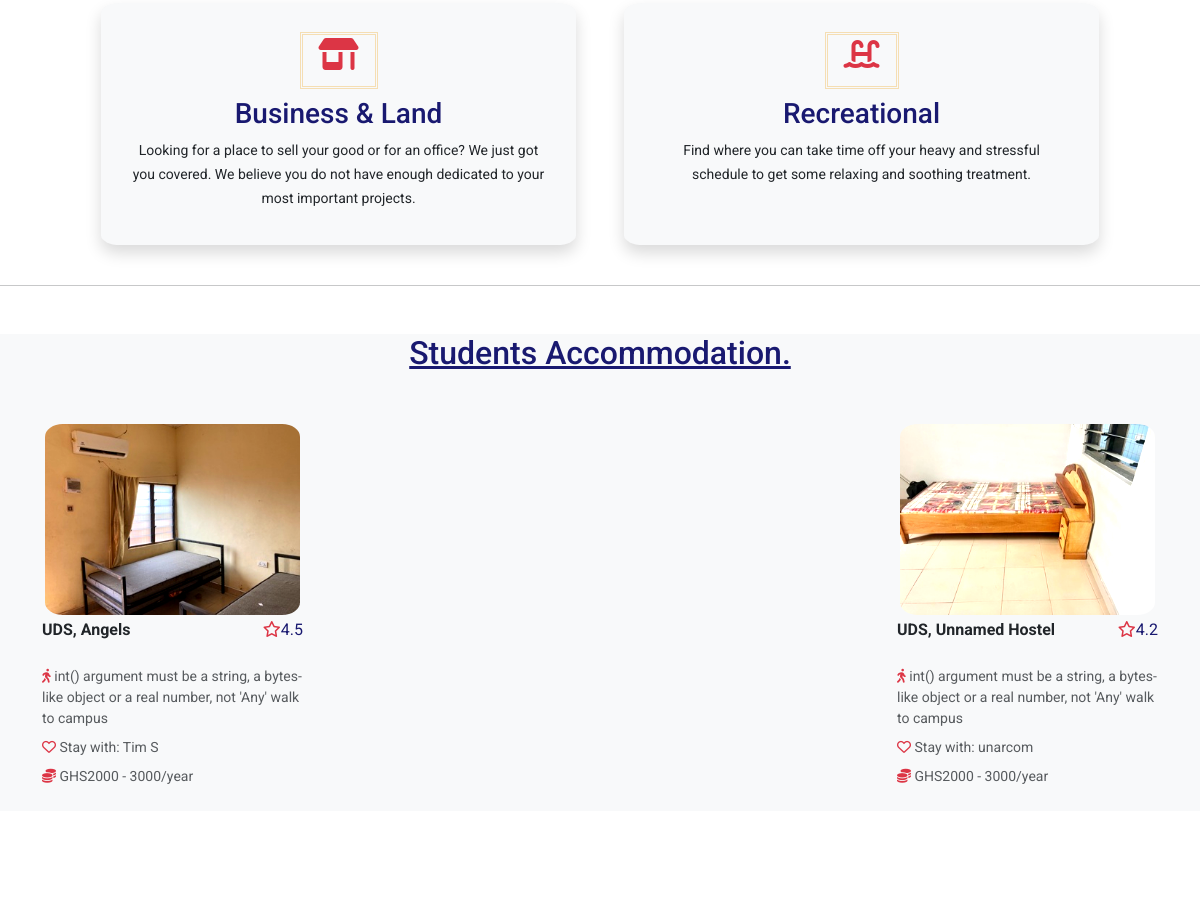
The app's page / (middle part), older data.
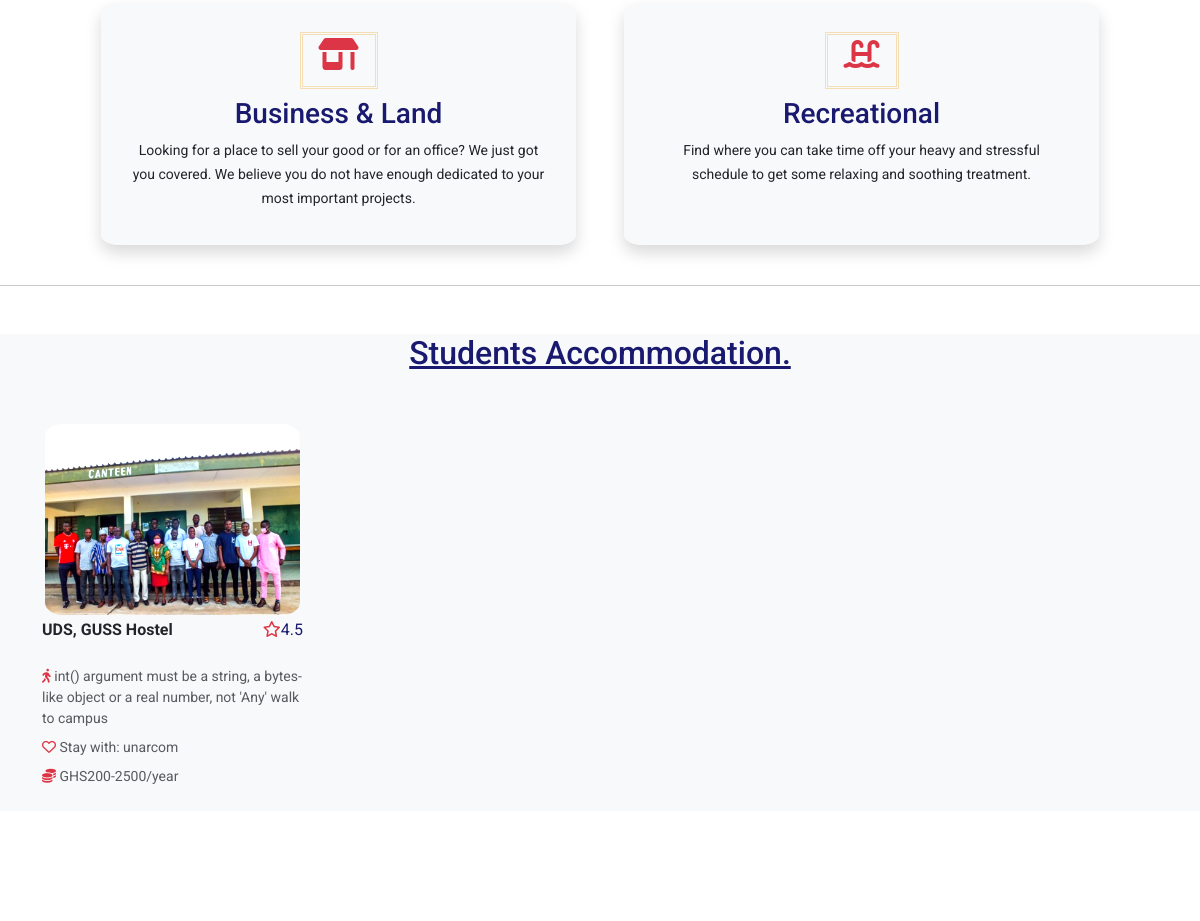
The same page, newer data.
### hostels/models.py (models this page shows, shortened)
class Hostel(models.Model):
    created_by = models.ForeignKey(user, on_delete=models.CASCADE)
    owner_name = models.CharField(max_length=100, default='unarcom', help_text='Enter name of hostel owner')
    school = models.ForeignKey(School, on_delete=models.CASCADE)
    campus = models.CharField(max_length=100, default='Main Campus', help_text='Enter campus the hostel is located')
    hostel_name = models.CharField(max_length=50, default='unnamed hostel')
    contact = models.CharField(help_text='0589 693 6595', max_length=10)
    display_image = models.ImageField(blank=True, upload_to='unarcom/hostel/images', default=None)
    date_added = models.DateTimeField(default=timezone.now)
    no_of_rooms = models.PositiveIntegerField(help_text='E.g 20')
    description = RichTextUploadingField()
    hostel_coordinates = models.CharField(max_length=100, help_text='latitude, longitude')
    cost_range = models.CharField(max_length=200, help_text='4500')
    duration_of_rent = models.PositiveIntegerField(help_text='2')
    wifi = models.CharField(max_length=50)
    amenities = models.ManyToManyField(Amenities)
    account_number = models.CharField(max_length=100, null=True, blank=True)
    account_name = models.CharField(max_length=100)
    rating = models.DecimalField(max_digits=10, decimal_places=1)
    '''
    trimming images to an appropriate size before saving to the database
    '''
    '''
    a method to get the cost of a romm
    '''
    '''
    calculating the distance of the hostel to the campus
    '''
    def get_dist(self):
        try:
            time_to_walk = calc_distance(hostel_coordinates=self.hostel_coordinates, school_coordinates=self.school.school_coordinates)
        except Exception as e:
            return e
        return time_to_walk

class School(models.Model):
    name = models.CharField(max_length=100)
    city = models.CharField(max_length=100)
    region = models.CharField(max_length=100)
    school_coordinates = models.CharField(max_length=100)
    '''
    return the name of the school
    '''

### hostels/views.py (the view)
# urls.py: path('', HomeView.as_view(), name='home'),
class HomeView(ListView):
    model = Hostel
    template_name = 'hostels/index.html'
    context_object_name = 'hostels'
    slug_url_kwarg = 'pk'
    def get_context_data(self, **kwargs):
        context = super(HomeView, self).get_context_data(**kwargs)
        context['hostels'] = context['hostels'][0:12]
        ip = find_ip_address(self.request)
        print(f'Your IP is: {ip}')
        return context

### hostels/distance.py (called while the page is built)
def calc_distance(hostel_coordinates, school_coordinates):
	lat, longi = school_coordinates.split(',')
	'''
	converting str points to float
	'''
	lat = float(lat)
	longi = float(longi)
	host_lat, host_longi = hostel_coordinates.split(',')
	host_lat = float(host_lat)
	host_longi = float(host_longi)
	geod = Geodesic.WGS84
	res = geod.Inverse(lat, longi, host_lat, host_longi)
	'''
	assume an average person walks 80m in a minute
	'''
	dist = res['s12']
	average_walking_time = int(dist / 80)
	return f'{average_walking_time} mins'

def find_ip_address(request):
	x_forwarded_for = request.META.get('HTTP_X_FORWARDED_FOR')
	if x_forwarded_for:
		ip = x_forwarded_for.split(',')[0]
		return ip
	else:
		ip = request.META.get('REMOTE_ADDR')
		return ip

### hostels/templates/hostels/index.html (shortened to what this page needs)
{% extends 'hostels/base.html' %} {% load static %}  {% block content %}
<section class="mt-5">
  <div class="container">
    <div class="row d-flex justify-content-center sm-margin">
      <div
        class="col-md-5 m-4 py-3 d-hover bg-light shadow d-flex justify-content-center"
        data-aos="fade-up"
      >
        <a href="{% url 'lands' %}" class="text-center service-link p-3">
          <div>
            <span class="border-icon p-3">
              <i class="fa-solid fa-shop fa-2x text-danger"></i>
            </span>
          </div>
          <h3 class="pt-1 mt-2 pt-3">Business & Land</h3>
          <small class="text-dark text-center"
            >Looking for a place to sell your good or for an office? We just got
            you covered. We believe you do not have enough dedicated to your
            most important projects.</small
          >
        </a>
      </div>
      <div
        class="col-md-5 m-4 py-3 d-hover bg-light shadow d-flex justify-content-center"
        data-aos="fade-up"
      >
        <a href="{% url 'recreational' %}" class="text-center service-link p-3">
          <div>
            <span class="border-icon p-3">
              <i class="fa-solid fa-water-ladder fa-2x text-danger"></i>
            </span>
          </div>
          <h3 class="pt-1 mt-2 pt-3">Recreational</h3>
          <small class="text-dark text-center"
            >Find where you can take time off your heavy and stressful schedule
            to get some relaxing and soothing treatment.</small
          >
        </a>
      </div>
    </div>
  </div>
</section>
<hr />
<section class="mt-5 mb-3 bg-light">
  <div class="container">
    <h2 class="text-capitalize text-decoration-underline text-center mb-4 pb-4">
      students Accommodation.
    </h2>
    <div class="row d-flex justify-content-between">
      {% for hostel in hostels %} {% if not hostel.no_of_rooms == 0 %}
      <div
        class="col-md-6 col-lg-3 mb-4 g-font d-flex justify-content-center"
        data-aos="fade-up"
      >
        <a href="{% url 'hostel-details' hostel.pk hostel.hostel_name %}">
          <img src="{{hostel.display_image.url}}" class="round img-fluid shade" />
          <div class="d-flex justify-content-between pb-0 mb-0">
            <p class="text-start fw-bold text-capitalize text-dark">
              {{hostel.school.name}}, {{hostel.hostel_name}}
            </p>
            <span
              ><i class="fa-regular fa-star text-danger"></i
              >{{hostel.rating}}</span
            >
          </div>
          <small class="d-block text-start text-muted mt-2"
            ><i class="fa-solid fa-person-walking text-danger"></i>
            {{hostel.get_dist}} walk to campus</small
          >
          <small class="d-block text-start text-muted mt-2"
            ><i class="fa-regular fa-heart text-danger"></i> Stay with:
            {{hostel.owner_name}}</small
          >
          <small class="d-block text-start text-muted mt-2"
            ><i class="fa-solid fa-coins text-danger"></i>
            GHS{{hostel.cost_range}}/year</small
          >
        </a>
      </div>
      {% else %}
      <div class="container">
        <p class="text-dark fw-bold">
          All rooms are fully booked. Check back in a few days
        </p>
      </div>
      {% endif %} {% empty %}
      <div class="text-center">
        <small>No hostel posted yet</small>
      </div>
      {% endfor %}
    </div>
  </div>
</section>
{% endblock %}

Row changes from the older to the newer data that the page shows:
removed Hostel: display_image (picture), school.name "UDS", hostel_name "Unnamed Hostel", rating "4.2", get_dist "int() argument must be a string, a bytes-like object or a real number, not 'Any'", owner_name "unarcom", cost_range "2000 - 3000"
changed Hostel "UDS": display_image: a different picture; hostel_name "Angels" → "GUSS Hostel"; owner_name "Tim S" → "unarcom"; cost_range "2000 - 3000" → "200-2500"
